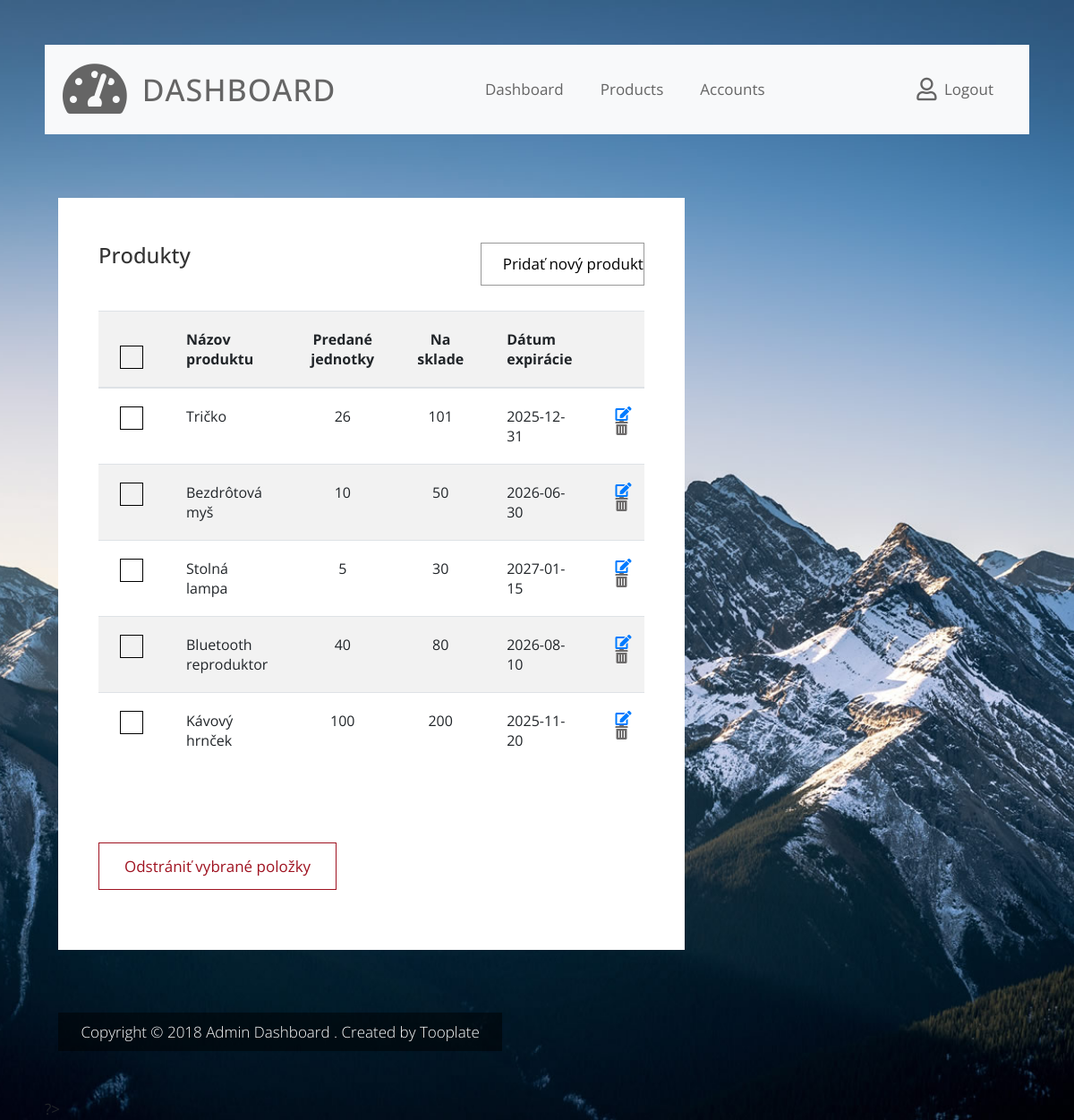
The app's page /projekt/products.php with its own data.
### tables this page shows
CREATE TABLE `menu` (
  `id` int(11) NOT NULL,
  `name` varchar(255) NOT NULL,
  `url` varchar(255) NOT NULL
);

CREATE TABLE `products` (
  `id` int(11) NOT NULL,
  `product_name` varchar(255) NOT NULL,
  `category` varchar(255) NOT NULL,
  `description` text NOT NULL,
  `in_stock` int(11) NOT NULL,
  `units_sold` int(11) DEFAULT 0,
  `expire_date` date NOT NULL
);

### projekt/classes/Menu.php (called while the page is built, shortened)
<?php
include_once 'Db_connection.php';
class Menu
{
    private $menuData;
    private $dbConnection;
    public function __construct()
    {
        $this->dbConnection = new Db_connection();
        $this->loadData();
    }
    public function loadData()
    {
        $conn = $this->dbConnection->connect();
        if ($conn) {
            $sql = "SELECT name, url FROM menu";
            $result = $conn->query($sql);
            if ($result && $result->num_rows > 0) {
                $this->menuData = [];
                while ($row = $result->fetch_assoc()) {
                    $this->menuData[] = [
                        'name' => $row['name'],
                        'url' => $row['url']
                    ];
                }
            } else {
                $this->loadDataFromFile();
            }
        } else {
            $this->loadDataFromFile();
        }
    }
    public function getMenuData()
    {
        return $this->menuData;
    }
}
?>

### projekt/classes/Db_connection.php (called while the page is built, shortened)
<?php
class Db_connection {
    private $servername = "localhost";
    private $username = "root";
    private $password = "";
    private $dbname = "dashboard";
    public function connect() {
        $this->conn = new mysqli($this->servername, $this->username, $this->password, $this->dbname);
        return $this->conn;
    }
}
?>

### projekt/products.php (the view, shortened to what this page needs)
<?php
include_once 'classes/Db_connection.php';
include_once 'parts/head.php';
include_once 'parts/nav.php';
$db = new Db_connection();
$conn = $db->connect();
$sql = "SELECT id, product_name, units_sold, in_stock, expire_date FROM products";
$result = $conn->query($sql);
?>
<!DOCTYPE html>
<html lang="en">
<body id="reportsPage" class="bg02">
<div class="container">
    <div class="row">
        <div class="col-12">
        </div>
    </div>
    <div class="row tm-content-row tm-mt-big">
        <div class="col-xl-8 col-lg-12 tm-md-12 tm-sm-12 tm-col">
            <div class="bg-white tm-block h-100">
                <div class="row">
                    <div class="col-md-8 col-sm-12">
                        <h2 class="tm-block-title d-inline-block">Produkty</h2>
                    </div>
                    <div class="col-md-4 col-sm-12 text-right">
                        <a href="add-product.php" class="btn btn-small btn-primary">Pridať nový produkt</a>
                    </div>
                </div>
                <form id="bulk-delete-form" method="POST" action="bulk-delete.php">
                    <div class="table-responsive">
                        <table class="table table-hover table-striped tm-table-striped-even mt-3">
                            <thead>
                            <tr class="tm-bg-gray">
                                <th scope="col">
                                    <input type="checkbox" id="select-all" aria-label="Vybrať všetky">
                                </th>
                                <th scope="col">Názov produktu</th>
                                <th scope="col" class="text-center">Predané jednotky</th>
                                <th scope="col" class="text-center">Na sklade</th>
                                <th scope="col">Dátum expirácie</th>
                                <th scope="col">&nbsp;</th>
                            </tr>
                            </thead>
                            <tbody>
                            <?php if ($result->num_rows > 0): ?>
                                <?php while ($row = $result->fetch_assoc()): ?>
                                    <tr>
                                        <th scope="row">
                                            <input type="checkbox" name="selected_ids[]" value="<?php echo $row['id']; ?>" aria-label="Zaškrtávacie políčko">
                                        </th>
                                        <td class="tm-product-name"><?php echo htmlspecialchars($row['product_name']); ?></td>
                                        <td class="text-center"><?php echo htmlspecialchars($row['units_sold']); ?></td>
                                        <td class="text-center"><?php echo htmlspecialchars($row['in_stock']); ?></td>
                                        <td><?php echo htmlspecialchars($row['expire_date']); ?></td>
                                        <td>
                                            <a href="edit-product.php?id=<?php echo $row['id']; ?>" class="text-primary">
                                                <i class="fas fa-edit tm-edit-icon"></i>
                                            </a>
                                            <i class="fas fa-trash-alt tm-trash-icon delete-product" data-id="<?php echo $row['id']; ?>"></i>
                                        </td>
                                    </tr>
                                <?php endwhile; ?>
                            <?php else: ?>
                                <tr>
                                    <td colspan="6" class="text-center">Žiadne produkty sa nenašli</td>
                                </tr>
                            <?php endif; ?>
                            </tbody>
                        </table>
                    </div>
                    <div class="tm-table-mt tm-table-actions-row">
                        <div class="tm-table-actions-col-left">
                            <button type="submit" class="btn btn-danger">Odstrániť vybrané položky</button>
                        </div>
                    </div>
                </form>
            </div>
        </div>
    </div>
    <?php include_once 'parts/footer.php'; ?>
</div>
</body>
</html>

### projekt/parts/nav.php (shortened to what this page needs)
<?php
include_once "classes/Menu.php";
$menu = new Menu();
$menuData = $menu->getMenuData();
?>
<nav class="navbar navbar-expand-xl navbar-light bg-light">
    <a class="navbar-brand" href="index.php">
        <i class="fas fa-3x fa-tachometer-alt tm-site-icon"></i>
        <h1 class="tm-site-title mb-0">Dashboard</h1>
    </a>
    <div class="collapse navbar-collapse" id="navbarSupportedContent">
        <ul class="navbar-nav mx-auto">
            <?php
            foreach ($menuData as $item) {
                echo '<li class="nav-item"><a class="nav-link" href="' . $item['url'] . '">' . $item['name'] . '</a></li>';
            }
            ?>
        </ul>
        <ul class="navbar-nav">
            <li class="nav-item">
                <a class="nav-link d-flex" href="login.php">
                    <i class="far fa-user mr-2 tm-logout-icon"></i>
                    <span>Logout</span>
                </a>
            </li>
        </ul>
    </div>
</nav>

### projekt/css/tooplate.css (style rules this page uses)
html { font-size: 17px; }
body { font-family: "Open Sans", Helvetica, Arial, sans-serif; overflow-x: hidden; }
body { background-image: url(../img/dash-bg-01.jpg); background-size: cover; background-repeat: no-repeat; background-position: center; background-attachment: fixed; padding-left: 50px; padding-right: 50px; }
.bg02 { background-image: url(../img/dash-bg-02.jpg); }
a { transition: all 0.3s ease; }
.navbar-brand { display: flex; align-items: center; }
.tm-site-icon { color: #656565; }
.tm-site-title { display: inline-block; text-transform: uppercase; font-size: 2rem; margin-left: 1rem; color: #656565; letter-spacing: 1px; }
.navbar { height: 100px; padding-left: 20px; padding-right: 20px; margin-top: 50px; }
.tm-logout-icon { font-size: 1.5em; }
.tm-mt-big { margin-top: 70px; }
.tm-block { padding: 50px 45px; }
.tm-block-title { font-size: 1.4rem; color: #333; margin-bottom: 30px; }
.navbar-light .navbar-nav .nav-link { color: #656565; }
.navbar-light .navbar-nav .nav-link, .dropdown-item { padding: 15px 20px; }
.nav-item { margin-right: 30px; }
.nav-item:last-child { margin-right: 0; }
.tm-content-row { justify-content: space-between; margin-left: -20px; margin-right: -20px; }
.tm-col { padding-left: 20px; padding-right: 20px; margin-bottom: 50px; }
.btn { border-radius: 0; padding: 13px 28px; transition: all 0.2s ease; max-width: 100%; }
.btn-small { padding: 10px 24px; }
.btn-primary { background-color: transparent; color: black; border-color: #999999; }
.btn-danger { color: #9f1321; background-color: transparent; border-color: #9f1321; }
.table td, .table th { padding: 20px 24px; }
.tm-bg-gray { background-color: rgba(0, 0, 0, 0.05); }
.tm-table-striped-even.table-striped tbody tr:nth-of-type(even) { background-color: rgba(0, 0, 0, 0.05); }
.tm-table-striped-even.table-striped tbody tr:nth-of-type(odd) { background-color: white; }
.tm-table-mt { margin-top: 66px; }
.tm-table-actions-row { display: flex; justify-content: space-between; }
input[type="checkbox"] { cursor: pointer; -webkit-appearance: none; appearance: none; border: 1px solid black; box-sizing: border-box; position: relative; box-sizing: content-box; width: 24px; height: 24px; transition: all 0.1s linear; }
.tm-trash-icon { color: #6e6c6c; cursor: pointer; }
@media (min-width: 1200px) { .container { max-width: 1630px; } }
@media (max-width: 1275px) and (min-width: 1200px) { .nav-item { margin-right: 15px; } }
@media (max-width: 1350px) and (min-width: 1200px) { .tm-table-actions-row { display: block; } }
@media (max-width: 1350px) { .nav-item { margin-right: 1px; } }

### records on screen
menu: name "Dashboard"
menu: name "Products"
menu: name "Accounts"
products: product_name "Tričko", units_sold "26", in_stock "101", expire_date "2025-12-31"
products: product_name "Bezdrôtová myš", units_sold "10", in_stock "50", expire_date "2026-06-30"
products: product_name "Stolná lampa", units_sold "5", in_stock "30", expire_date "2027-01-15"
products: product_name "Bluetooth reproduktor", units_sold "40", in_stock "80", expire_date "2026-08-10"
products: product_name "Kávový hrnček", units_sold "100", in_stock "200", expire_date "2025-11-20"
